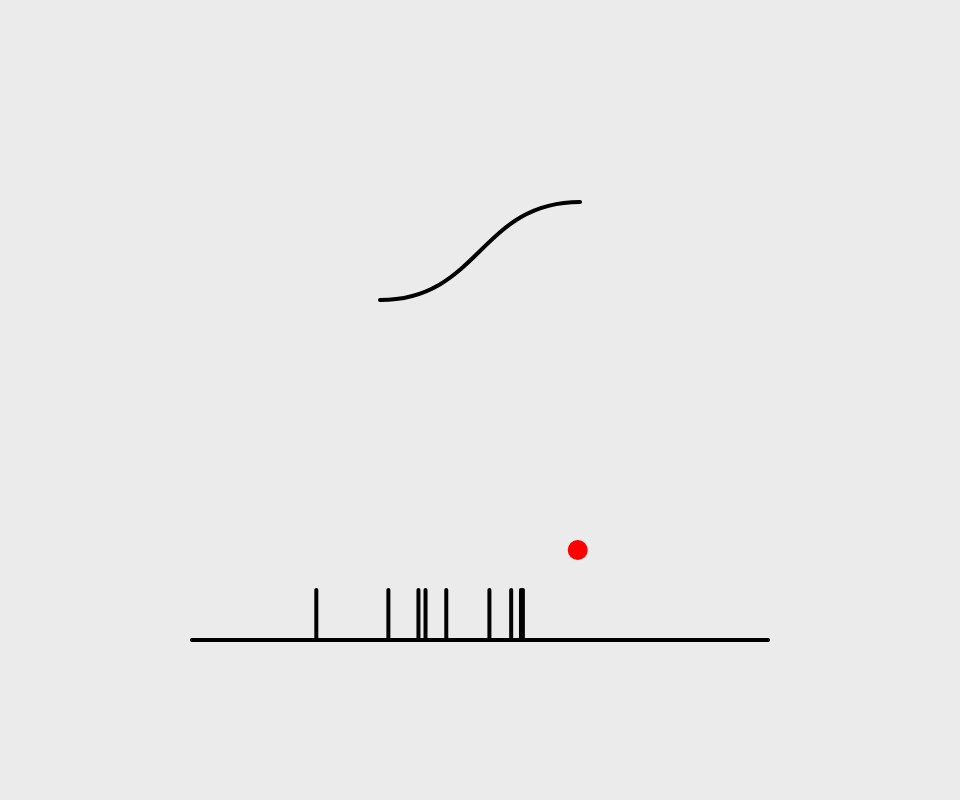
Frame 1 (no input)
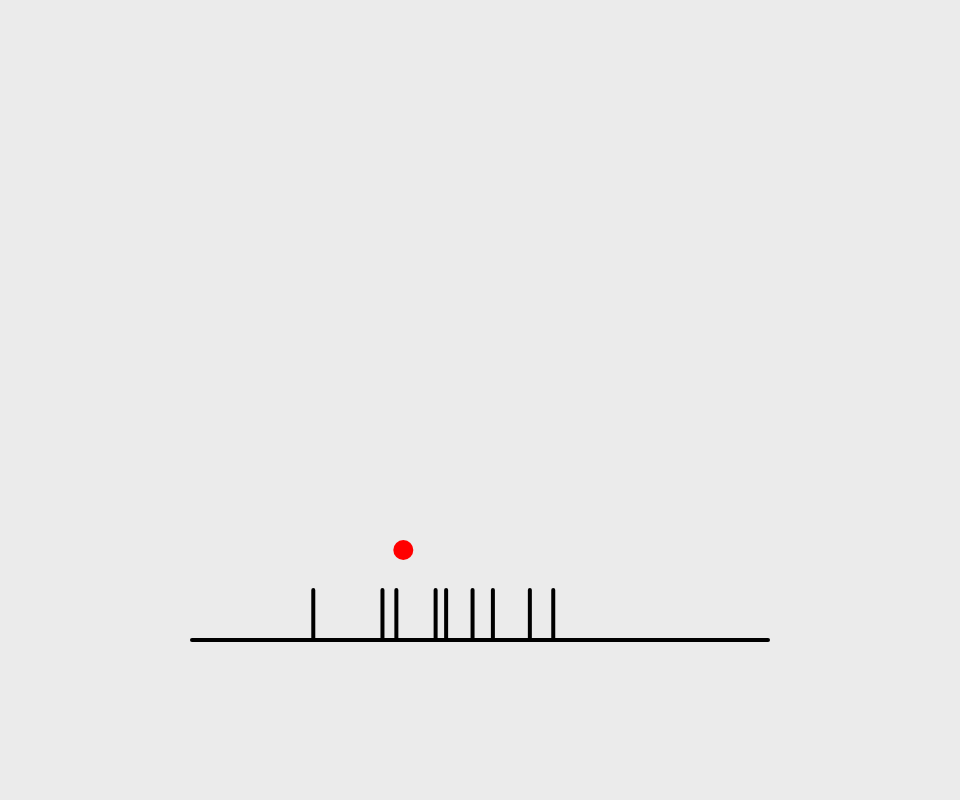
Frame 60 (no input)
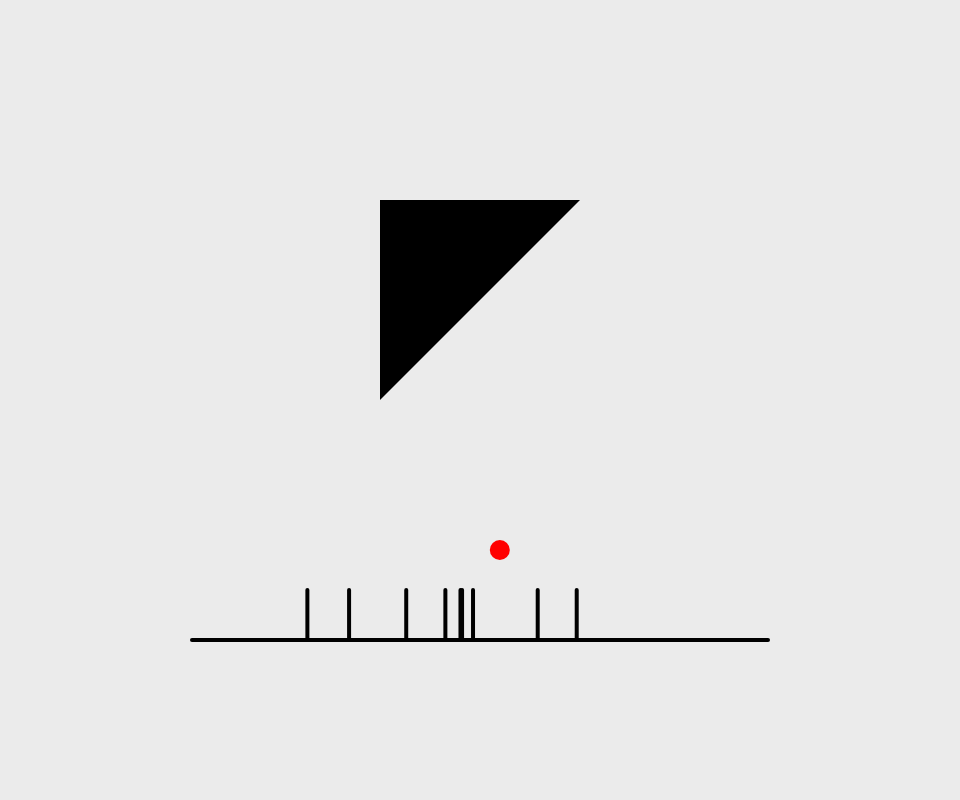
Frame 120 (the mouse pressed at the canvas centre since frame 60)

The p5.js sketch that drew these frames (run headless with seeded random() and noise() and a simulated clock; from frame 60 on, the mouse is pressed at the canvas centre):

// p5.js sketch
// ── sketch.js
// enable strict mode
"use strict";

// VARIABLES
// ----------------------------------------------------------
var border = 0;

// UNITS
var u = {
  wMin: 50,
  wMax: 50,
  hMin: 50,
  hMax: 50,
  w: 200,
  h: 200
}


// selects PATTERNS
var choose = {
  main: 0,
  max: 0,
  local: 0
}

// PATTERNS
var names = [
              "diagLine",
              "triangleDraw",
              "circle",
              "diagLine2",
              "horizontLines",
              "lineFigures",
              "sineWave",
              "curves",
              "space"
            ];
var patterns = [];

// ARRAY
var a = {
  val: []
}

// NOISE
var n = {
  x : {
    off: 0,
    incr: 0.02
  },
  y : {
    off: 0,
    incr: 0.001
  }
}

var sine = {
  angle: 0,
  scale: 0,
  off: 0,
  offincr: 0.005,
  incr: 3.14/14
}

// CANVAS
var c = {
  w: 800,
  h: 400
}

// POSITION
var p = {
  x: 400,
  y: 200
}

// COLOR
var col = {
  bgnd: 235,
  f: 0,
  s: 0
}

// STROKE
var s = {
  weight: 4,
  off: 0,
  cap: 0,
  join: 0,
  choose: 0
}

// ----------------------------------------------------------

function setup() {
  initPatterns();

  c.w = windowWidth-windowWidth/5;
  c.h = windowHeight-windowHeight/5;

  // SETTINGS
  createCanvas(c.w-border, c.h);
  frameRate(20);
  background(col.bgnd);

  // initialize Variables
  s.off = s.weight/2;
  s.cap = ROUND;
  s.join = ROUND;

  p.x = canvas.width/2-u.w/2;
  p.y = canvas.height/4;
}

// ----------------------------------------------------------

function draw() {
  // Assign noise to Array values
  setPatternNoise();

  // copy values from patterns in array
  a.val = new Array(patterns.length);
  for (let i=0; i < patterns.length; i++) {
    a.val[i] = patterns[i].value;
  }
  choose.max = max(a.val);

  // map noise to choose function
  choose.main = map(noise(n.x.off), 0, 1, 0, 100);

  // sort patterns by value
  patterns.sort(byValue);

  // selects Function according to pattern.name
  graphNoise();
  chooseFunction();

  // NOISE increment
  n.x.off += n.x.incr;
  n.y.off += n.y.incr;
}

// ----------------------------------------------------------
// CORE FUNCTIONS

function initPatterns() {
  for (let i=0; i<names.length; i++) {
    patterns[i] = {
      name: names[i],
      value: 0,
      start: random(100000)
    }
  }
}

function setPatternNoise() {
  for (let i=0; i<patterns.length; i++) {
    patterns[i].value = map(noise(n.y.off + patterns[i].start), 0, 1, 0, 100);
  }
}

function chooseFunction() {
  var foundOne = false;
  for (let i=0; i < patterns.length; i++) {
    if (choose.main < patterns[i].value) {
      if (patterns[i].name == "diagLine") {
        diagLine();
        foundOne = true;
      } else if (patterns[i].name == "triangleDraw") {
        triangleDraw();
        foundOne = true;
      } else if (patterns[i].name == "circle") {
        circle();
        foundOne = true;
      } else if (patterns[i].name == "diagLine2") {
        diagLine2();
        foundOne = true;
      } else if (patterns[i].name == "horizontLines") {
        horizontLines();
        foundOne = true;
      } else if (patterns[i].name == "sineWave") {
        sineWave();
        foundOne = true;
      } else if (patterns[i].name == "space") {
        space();
        foundOne = true;
      } else if (patterns[i].name == "curves") {
        curves();
        foundOne = true;
      } else if (patterns[i].name == "lineFigures") {
        lineFigures();
        foundOne = true;
      }
    } else if (choose.main > choose.max) {
      if (patterns[0].name == "diagLine") {
        diagLine();
        foundOne = true;
      } else if (patterns[0].name == "triangleDraw") {
        triangleDraw();
        foundOne = true;
      } else if (patterns[0].name == "circle") {
        circle();
        foundOne = true;
      } else if (patterns[0].name == "diagLine2") {
        diagLine2();
        foundOne = true;
      } else if (patterns[0].name == "horizontLines") {
        horizontLines();
        foundOne = true;
      } else if (patterns[0].name == "sineWave") {
        sineWave();
        foundOne = true;
      } else if (patterns[0].name == "space") {
        space();
        foundOne = true;
      } else if (patterns[0].name == "curves") {
        curves();
        foundOne = true;
      } else if (patterns[0].name == "lineFigures") {
        lineFigures();
        foundOne = true;
      }
    }
    if (foundOne) {
      break;
    }
  }
}

function byValue(a, b) {
  return a.value-b.value;
}

function graphNoise() {
  background(col.bgnd);
  stroke(col.s);
  strokeWeight(s.weight);
  strokeCap(s.cap);
  strokeJoin(s.join);
  noFill();

  let long = 50;
  let y = canvas.height-canvas.height/5;
  line(canvas.width/5, y, canvas.width-canvas.width/5, y);
  for (let i=0; i<patterns.length; i++) {
    let x = map(patterns[i].value, 0, 100, canvas.width/5, canvas.width-canvas.width/5);
    line(x, y-long, x, y);
  }
  fill(255,0,0);
  noStroke();
  let dotX = map(choose.main, 0, 100, canvas.width/5, canvas.width-canvas.width/5);
  let dotY = y - 90;
  ellipse(dotX, dotY, 20, 20);
}

function windowResized() {
  c.w = windowWidth-windowWidth/5;
  c.h = windowHeight-windowHeight/5;

  resizeCanvas(c.w-border, c.h);

  p.x = canvas.width/2 - u.w/2;
  p.y = canvas.height/4;
  background(col.bgnd);
}

// ----------------------------------------------------------
// PATTERN FUNCTIONS

function diagLine() {
  // STYLING
  stroke(col.s);
  strokeWeight(s.weight);
  strokeCap(s.cap);
  strokeJoin(s.join);
  noFill();

  // PATTERN
  choose.local = round(random(1));
  if (choose.local == 0) {
    line(p.x+s.off, p.y+s.off, p.x+u.w-s.off, p.y+u.h-s.off);
  } else {
    line(p.x+s.off, p.y+u.h-s.off, p.x+u.w-s.off, p.y+s.off);
  }
}

function triangleDraw() {
  choose.local = round(random(1));

  // STYLING
  if (choose.local < 2) {
    fill(col.f);
    noStroke();
  } else {
    noFill();
    stroke(col.s);
    strokeWeight(s.weight);
  }

  // PATTERN
  if (choose.local == 0) {
    triangle(p.x, p.y, p.x+u.w, p.y, p.x, p.y+u.h);
  } else if (choose.local == 1) {
    triangle(p.x+u.w, p.y, p.x+u.w, p.y+u.h, p.x, p.y+u.h);
  }
}

function curves() {
  choose.local = round(random(7));

  // STYLING
  if (choose.local < 4) {
    noFill();
    stroke(col.s);
    strokeWeight(s.weight);
    strokeCap(s.cap);
    strokeJoin(s.join);
  } else {
    fill(col.f);
    noStroke();
  }

  // PATTERN
  if (choose.local == 0) {
    bezier( p.x, p.y+u.h/2, // vertex mid-left
            p.x+u.w/2, p.y+u.h/2,
            p.x+u.w/2, p.y+u.h-s.off,
            p.x+u.w, p.y+u.h-s.off); //vertex down-right
  } else if (choose.local == 1) {
    bezier( p.x+u.w, p.y+u.h/2, // vertex mid-right
            p.x+u.w/2, p.y+u.h/2,
            p.x+u.w/2, p.y+u.h-s.off,
            p.x, p.y+u.h-s.off); //vertex down-left
  } else if (choose.local == 2) {
    bezier( p.x+u.w, p.y+u.h/2, // vertex mid-right
            p.x+u.w/2, p.y+u.h/2,
            p.x+u.w/2, p.y+s.off,
            p.x, p.y+s.off); // vertex up-left
  } else if (choose.local == 3) {
    bezier( p.x, p.y+u.h/2, // vertex mid-left
            p.x+u.w/2, p.y+u.h/2,
            p.x+u.w/2, p.y+s.off,
            p.x+u.w, p.y+s.off); // vertex up-right
  } else if (choose.local == 4) {
    // filled shape
    beginShape();
    vertex (p.x, p.y+u.h/2); // vertex mid-left
    bezierVertex( p.x+u.w/2, p.y+u.h/2,
                  p.x+u.w/2, p.y+u.h,
                  p.x+u.w, p.y+u.h); // vertex down-right
    bezierVertex( p.x+u.w, p.y+u.h,
                  p.x, p.y+u.h,
                  p.x, p.y+u.h); // vertex down-left
    endShape();
  } else if (choose.local == 5) {
    // filled shape
    beginShape();
    vertex (p.x+u.w, p.y+u.h/2); // vertex mid-right
    bezierVertex( p.x+u.w/2, p.y+u.h/2,
                  p.x+u.w/2, p.y+u.h,
                  p.x, p.y+u.h); // vertex down-left
    bezierVertex( p.x, p.y+u.h,
                  p.x+u.w, p.y+u.h,
                  p.x+u.w, p.y+u.h); // vertex down-right
    endShape();
  } else if (choose.local == 6) {
    // filled shape
    beginShape();
    vertex (p.x+u.w, p.y+u.h/2); // vertex mid-right
    bezierVertex( p.x+u.w/2, p.y+u.h/2,
                  p.x+u.w/2, p.y,
                  p.x, p.y); // vertex up-left
    bezierVertex( p.x, p.y,
                  p.x+u.w, p.y,
                  p.x+u.w, p.y); // vertex up-right
    endShape();
  } else if (choose.local == 7) {
    // filled shape
    beginShape();
    vertex (p.x, p.y+u.h/2); // vertex mid-left
    bezierVertex( p.x+u.w/2, p.y+u.h/2,
                  p.x+u.w/2, p.y,
                  p.x+u.w, p.y); // vertex up-right
    bezierVertex( p.x+u.w, p.y,
                  p.x, p.y,
                  p.x, p.y); // vertex up-left
    endShape();
  }
}

function circle() {
  choose.local = round(random(1));
  // Local VARIABLES
  var circleSize = 0;
  var half = {
    off: radians(map(round(random(8)), 0, 8, 0, 360)),  // offset rotation in 45° steps
    start: radians(0),  // set arc to 180°
    end: radians(180)
  }

  // STYLING
  s.choose = round(random(1));
  if (s.choose == 0) {
    noStroke();
    fill(col.f);
  } else {
    noFill();
    stroke(col.s);
    strokeWeight(s.weight);
    strokeCap(s.cap);
    strokeJoin(s.join);
  }

  // determine size of circle
  if (u.w < u.h) {
    circleSize = random(u.w/8, u.w);
  } else {
    circleSize = random(u.h/8, u.h);
  }

  // PATTERN
  if (choose.local == 0) {
    ellipse(p.x+u.w/2, p.y+u.h/2, circleSize, circleSize);
  } else {
    arc(p.x+u.w/2, p.y+u.h/2, circleSize, circleSize, half.start+half.off, half.end+half.off, PIE);
  }
}

function diagLine2() {
  choose.local = round(random(1));

  // STYLING
  stroke(col.s);
  strokeWeight(s.weight);
  strokeCap(s.cap);
  strokeJoin(s.join);
  noFill();

  // PATTERN
  beginShape();
  if (choose.local == 0) {
    vertex(p.x, p.y+s.off);
    vertex(p.x+u.w/3, p.y+u.h/3);
    vertex(p.x+u.w-u.w/3, p.y+u.h/3);
    vertex(p.x+u.w, p.y+u.h-s.off);
  } else {
    vertex(p.x+u.w, p.y+s.off);
    vertex(p.x+u.w-u.w/3, p.y+u.h-u.h/3);
    vertex(p.x+u.w/3, p.y+u.h-u.h/3);
    vertex(p.x, p.y+u.h-s.off);
  }
  endShape();
}

function horizontLines() {
  // local VARIABLES
  var lineMax = round(random(3, 6));
  // STYLING
  stroke(col.s);
  strokeWeight(s.weight);
  strokeCap(PROJECT);
  strokeJoin(s.join);
  noFill();

  // PATTERN
  for (let i=1; i<=lineMax; i++) {
    line(p.x+s.off, p.y+i*u.h/(lineMax+1), p.x+u.w-s.off, p.y+i*u.h/(lineMax+1));
  }
}

function lineFigures() {
  choose.local = round(random(1));

  // local variables
  var ln = {
    min: 3,
    max: 7,
    num: 0,
    choose: 0
  }
  var temp = {
    x: 0,
    y: 0
  }

  // set line count
  ln.num = round(random(ln.min, ln.max));

  // STYLING
  noFill();
  stroke(col.s);
  strokeWeight(s.weight);
  strokeCap(s.cap);
  strokeJoin(s.join);

  // draw Linefigure
  beginShape();
  for (let i=0; i< ln.num; i++) {
    if (choose.local == 0) {
      // x either 0 or u.w
      ln.choose = round(random(1));
      if (ln.choose == 0) {
        temp.x = u.w/6;
      } else {
        temp.x = u.w-u.w/6;
      }
      temp.y = round(random(u.h));
    } else {
      // y either 0 or u.h
      ln.choose = round(random(1));
      if(ln.choose == 0) {
        temp.y = u.h/6;
      } else {
        temp.y = u.h - u.h/6;
      }
      temp.x = round(random(u.w));
    }
    // draw vertices
    vertex(p.x + temp.x, p.y + temp.y);
  }
  endShape();
}

function sineWave() {
  // STYLING
  stroke(col.s);
  strokeWeight(s.weight);
  strokeCap(s.cap);
  strokeJoin(s.join);
  noFill();

  // PATTERN
  beginShape();
  for (let i=0; i<u.w; i++) {
    sine.scale = map(noise(sine.off+6000), 0, 1, 0, u.h/2);
    sine.incr = map(noise(sine.off), 0, 1, PI/180, PI/6);
    var tempY = u.h/2 + (sin(sine.angle) * sine.scale);
    vertex(p.x+i, p.y+tempY);
    // increment noise for sine
    sine.angle += sine.incr;
    sine.off += sine.offincr;
  }
  endShape();
}

function space() {}
